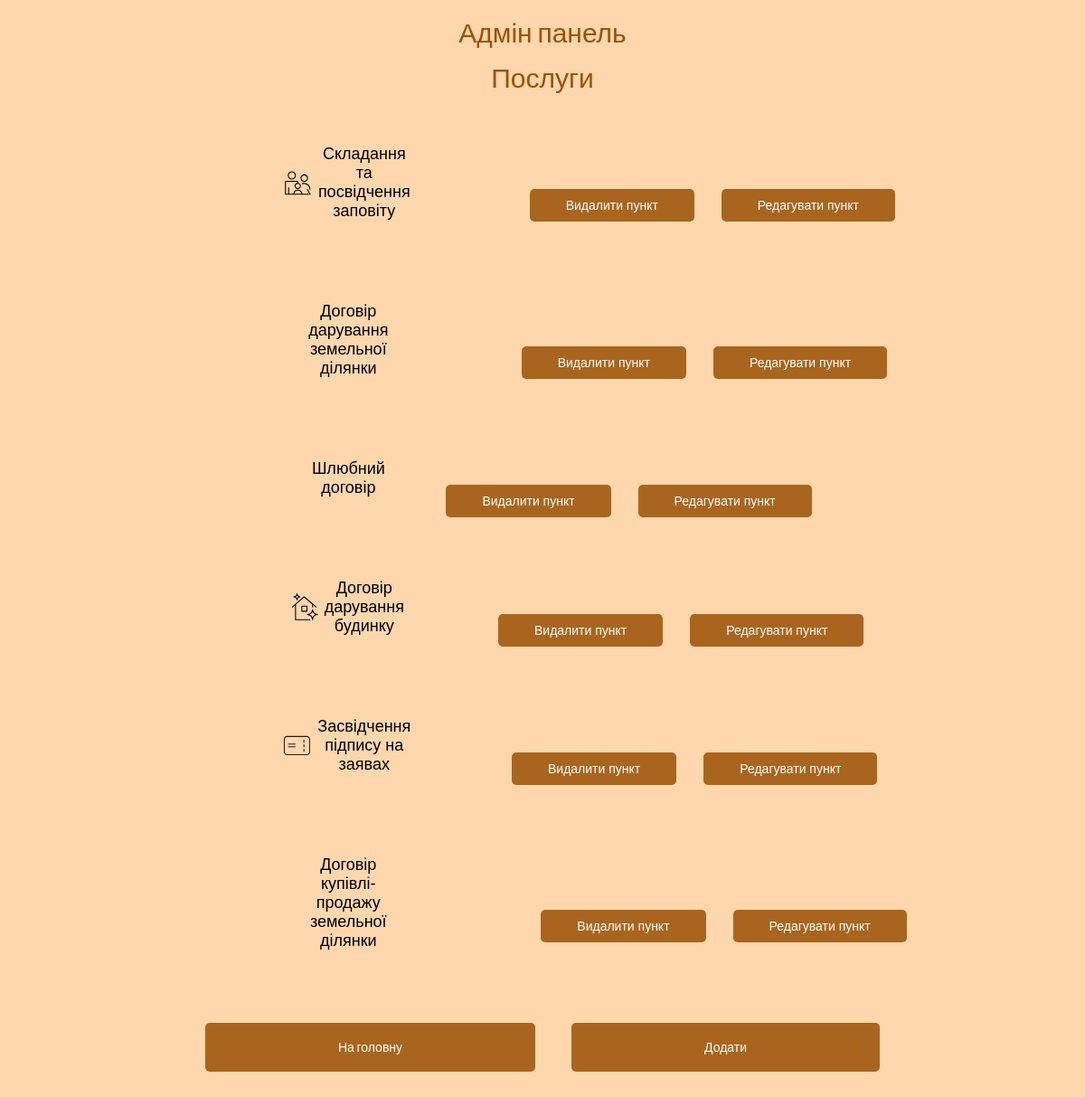
/adminServices/services.php, run on the app's committed database.
### tables this page shows
CREATE TABLE `services` (
  `id_services` int NOT NULL,
  `logo_image` varchar(255) NOT NULL,
  `title` text NOT NULL,
  `subtitle` text NOT NULL,
  `main_image` varchar(255) NOT NULL,
  `text` text NOT NULL,
  `document` text NOT NULL
);

### adminServices/services.php (the view, shortened to what this page needs)
<!DOCTYPE html>
<html lang="ua">
<head>
	<link rel="stylesheet" href="../css/style.css">
	<link rel="stylesheet" href="../css/adminPanel.css">
	<link rel="stylesheet" href="../css/adaptiv.css">
</head>
<body>
	<div class="wrapper" style="background-color: #ffd7ac;">
		<header class="header">
			<div class="container">
				<div class="header__title">
					<h2>Адмін панель</h2>
				</div>
			</div>
		</header>
		<main class="main__question">
			<div class="container">
				<div class="main__title">
					<h2>Послуги</h2>
				</div>
				<div class="questions__column">
					<?php
					require_once '../include/connect.php';
					$result = $mysql->query("SELECT * FROM services");
					while ($row = $result->fetch_assoc()) {
					?>
						<div class="services__row">
							<div class="services__column">
								<div class="services__item">
									<div class="services__image"><img src="../img/<?php echo $row['logo_image'] ?>" alt=""></div>
									<form action="../services/maketServices.php" method="post">
										<button class="services__label" value="<?php echo $row['id_services'] ?>" name="servicesButton" style="background-color: #ffd7ac;"><?php echo $row['title'] ?></button>
									</form>
								</div>
							</div>
							<div class="services__column">
								<div class="services__delete">
									<form action="./servicesDelete.php" method="POST">
										<button name="servicesDeleteBtn" value="<?php echo $row['id_services'] ?>" class="services__button">Видалити пункт</button>
									</form>
								</div>
							</div>
							<div class="services__column">
								<div class="services__edit">
									<form action="./servicesView.php" method="POST">
										<button name="servicesEditBtn" value="<?php echo $row['id_services'] ?>" class="services__button">Редагувати пункт</button>
									</form>
								</div>
							</div>
						</div>
					<?php
					}
					?>
					<div class="questions__btn">
						<a href="../adminPanel.php">
							<div class="questions__btn-back">На головну</div>
						</a>
						<a href="./servicesAdd.php">
							<div class="questions__btn-back">Додати</div>
						</a>
					</div>
				</div>
			</div>
		</main>
	</div>
</body>
</html>

### css/style.css (style rules this page uses)
* { padding: 0; margin: 0; border: 0; }
*, *::before, *::after { -moz-box-sizing: border-box; -webkit-box-sizing: border-box; box-sizing: border-box; }
nav, footer, header, aside { display: block; }
html, body { height: 100%; width: 100%; font-size: 100%; line-height: 1; font-size: 14px; -ms-text-size-adjust: 100%; -moz-text-size-adjust: 100%; -webkit-text-size-adjust: 100%; }
input, button, textarea { font-size: inherit; }
button { cursor: pointer; }
a, a:visited { text-decoration: none; }
img { vertical-align: top; }
h1, h2, h3, h4, h5, h6 { font-size: inherit; font-weight: 400; }
body { font-family: 'Lato', sans-serif; font-weight: 400; height: 100%; }
.wrapper { min-height: 100%; display: flex; flex-direction: column; }
.header { margin-bottom: 10px; }
.container { max-width: 1240px; width: 100%; margin: 0 auto; }
.services__item { width: 24%; margin-bottom: 90px; padding: 0px 20px; color: black; font-size: 18px; display: flex; align-items: center; justify-content: center; font-weight: bold; transition: all 0.4s; cursor: pointer; }
.services__image img { width: 35px; height: auto; }
.services__label { background-color: #fff; margin-left: 5px; }
.header__title { margin-top: 20px; font-size: 30px; text-align: center; color: #9A5205; }

### css/adminPanel.css (style rules this page uses)
.main__title { font-size: 30px; text-align: center; color: #9A5205; margin: 10px 0px 50px 0px; }
.questions__column { display: flex; flex-direction: column; align-items: center; }
.questions__btn-back, .services__button { text-align: center; display: inline-block; transition: 0.3s all; cursor: pointer; background-color: #9A5205d9; padding: 20px 147px; color: #fff; border-radius: 5px; margin: 0px 20px; }
.services__row { display: flex; justify-content: center; align-items: center; margin-bottom: 20px; width: 100%; }
.services__item { width: 200px; margin: 10px auto; margin-bottom: 0; }
.services__button { padding: 10px 40px; margin: 0px 15px; }
.questions__btn { display: flex; justify-content: center; margin-bottom: 30px; }

### css/adaptiv.css (style rules this page uses)
@media (max-width: 1200px) { .container { max-width: 900px; flex-wrap: wrap; } }
@media (max-width: 1200px) { .services__item { width: 33.333%; margin-bottom: 60px; } }

### data on the page
services: logo_image (picture), $row['id_services'] 1 (drawn), title "Складання та посвідчення заповіту"
services: $row['id_services'] 2 (drawn), title "Договір дарування земельної ділянки"
services: $row['id_services'] 3 (drawn), title "Шлюбний договір"
services: logo_image (picture), $row['id_services'] 4 (drawn), title "Договір дарування будинку"
services: logo_image (picture), $row['id_services'] 5 (drawn), title "Засвідчення підпису на заявах"
services: $row['id_services'] 6 (drawn), title "Договір купівлі-продажу земельної ділянки"
